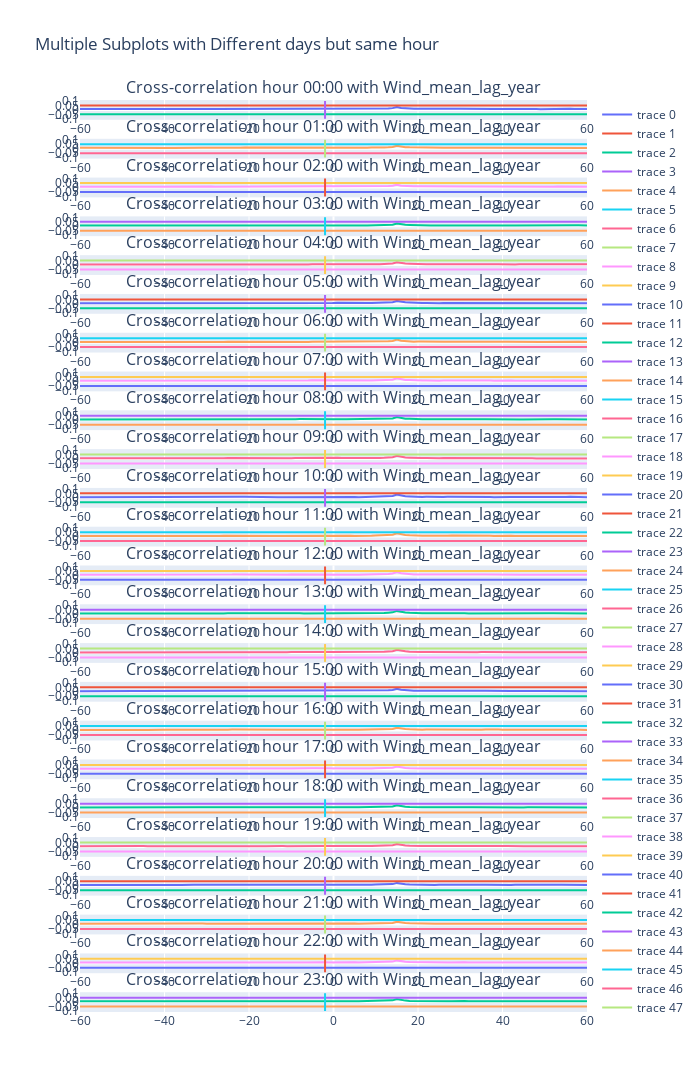

Notebook code for this chart:
### Code cell
plot_diff_day_but_protect_eye("Wind_mean_lag_year",365)
